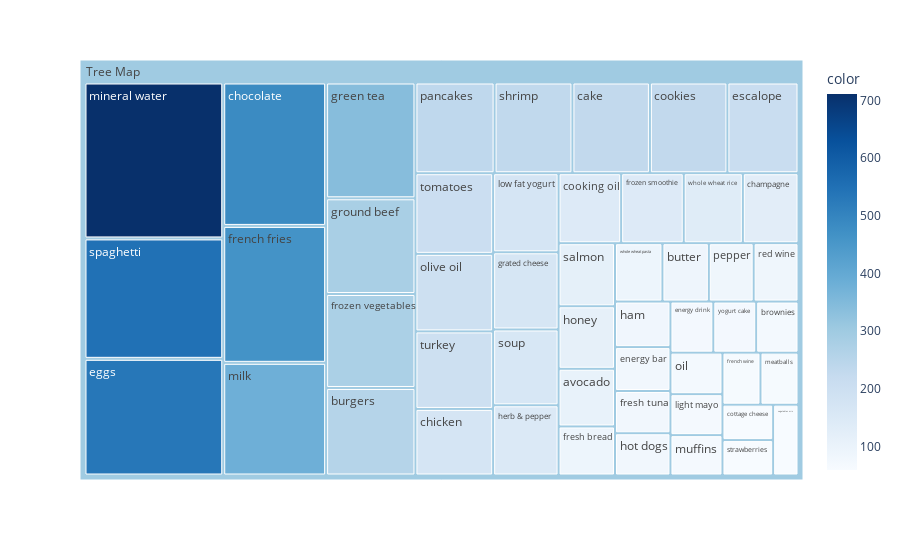

The cell this chart's notebook holds for it:
### Markdown cell above
We can also visualize the frequently occurring items using TreeMap:

### Code cell
# importing required module
import plotly.express as px

# to have a same origin
df_table["all"] = "Tree Map" 

# creating tree map using plotly
fig = px.treemap(df_table.head(50), path=['all', "items"], values='transactions',
                  color=df_table["transactions"].head(50), hover_data=['items'],
                  color_continuous_scale='Blues',
                )
# ploting the treemap
fig.show()

### Figure 1 — Plotly figure (JSON) as saved in the notebook; plotly's stock layout.template omitted (floating-point values rounded to 4 significant figures)
{"data": [{"branchvalues": "total", "customdata": [["avocado", 107], ["brownies", 71], ["burgers", 257], ["butter", 89], ["cake", 231], ["champagne", 128], ["chicken", 170], ["chocolate", 485], ["cookies", 231], ["cooking oil", 144], ["cottage cheese", 59], ["eggs", 532], ["energy bar", 80], ["energy drink", 72], ["escalope", 212], ["french fries", 463], ["french wine", 65], ["fresh bread", 91], ["fresh tuna", 77], ["frozen smoothie", 144], ["frozen vegetables", 276], ["grated cheese", 166], ["green tea", 340], ["ground beef", 281], ["ham", 83], ["herb & pepper", 151], ["honey", 116], ["hot dogs", 77], ["light mayo", 70], ["low fat yogurt", 170], ["meatballs", 65], ["milk", 381], ["mineral water", 711], ["muffins", 69], ["oil", 71], ["olive oil", 198], ["pancakes", 236], ["pepper", 86], ["red wine", 86], ["salmon", 117], ["shrimp", 232], ["soup", 163], ["spaghetti", 549], ["strawberries", 59], ["tomatoes", 206], ["turkey", 198], ["vegetables mix", 59], ["whole wheat pasta", 91], ["whole wheat rice", 136], ["yogurt cake", 72], ["(?)", 300.0]], "domain": {"x": [0, 1], "y": [0, 1]}, "hovertemplate": "labels=%{label}<br>transactions=%{value}<br>parent=%{parent}<br>id=%{id}<br>items=%{customdata[0]}<br>color=%{color}<extra></extra>", "ids": ["Tree Map/avocado", "Tree Map/brownies", "Tree Map/burgers", "Tree Map/butter", "Tree Map/cake", "Tree Map/champagne", "Tree Map/chicken", "Tree Map/chocolate", "Tree Map/cookies", "Tree Map/cooking oil", "Tree Map/cottage cheese", "Tree Map/eggs", "Tree Map/energy bar", "Tree Map/energy drink", "Tree Map/escalope", "Tree Map/french fries", "Tree Map/french wine", "Tree Map/fresh bread", "Tree Map/fresh tuna", "Tree Map/frozen smoothie", "Tree Map/frozen vegetables", "Tree Map/grated cheese", "Tree Map/green tea", "Tree Map/ground beef", "Tree Map/ham", "Tree Map/herb & pepper", "Tree Map/honey", "Tree Map/hot dogs", "Tree Map/light mayo", "Tree Map/low fat yogurt", "Tree Map/meatballs", "Tree Map/milk", "Tree Map/mineral water", "Tree Map/muffins", "Tree Map/oil", "Tree Map/olive oil", "Tree Map/pancakes", "Tree Map/pepper", "Tree Map/red wine", "Tree Map/salmon", "Tree Map/shrimp", "Tree Map/soup", "Tree Map/spaghetti", "Tree Map/strawberries", "Tree Map/tomatoes", "Tree Map/turkey", "Tree Map/vegetables mix", "Tree Map/whole wheat pasta", "Tree Map/whole wheat rice", "Tree Map/yogurt cake", "Tree Map"], "labels": ["avocado", "brownies", "burgers", "butter", "cake", "champagne", "chicken", "chocolate", "cookies", "cooking oil", "cottage cheese", "eggs", "energy bar", "energy drink", "escalope", "french fries", "french wine", "fresh bread", "fresh tuna", "frozen smoothie", "frozen vegetables", "grated cheese", "green tea", "ground beef", "ham", "herb & pepper", "honey", "hot dogs", "light mayo", "low fat yogurt", "meatballs", "milk", "mineral water", "muffins", "oil", "olive oil", "pancakes", "pepper", "red wine", "salmon", "shrimp", "soup", "spaghetti", "strawberries", "tomatoes", "turkey", "vegetables mix", "whole wheat pasta", "whole wheat rice", "yogurt cake", "Tree Map"], "marker": {"coloraxis": "coloraxis", "colors": [107, 71, 257, 89, 231, 128, 170, 485, 231, 144, 59, 532, 80, 72, 212, 463, 65, 91, 77, 144, 276, 166, 340, 281, 83, 151, 116, 77, 70, 170, 65, 381, 711, 69, 71, 198, 236, 86, 86, 117, 232, 163, 549, 59, 206, 198, 59, 91, 136, 72, 300.0]}, "name": "", "parents": ["Tree Map", "Tree Map", "Tree Map", "Tree Map", "Tree Map", "Tree Map", "Tree Map", "Tree Map", "Tree Map", "Tree Map", "Tree Map", "Tree Map", "Tree Map", "Tree Map", "Tree Map", "Tree Map", "Tree Map", "Tree Map", "Tree Map", "Tree Map", "Tree Map", "Tree Map", "Tree Map", "Tree Map", "Tree Map", "Tree Map", "Tree Map", "Tree Map", "Tree Map", "Tree Map", "Tree Map", "Tree Map", "Tree Map", "Tree Map", "Tree Map", "Tree Map", "Tree Map", "Tree Map", "Tree Map", "Tree Map", "Tree Map", "Tree Map", "Tree Map", "Tree Map", "Tree Map", "Tree Map", "Tree Map", "Tree Map", "Tree Map", "Tree Map", ""], "type": "treemap", "values": [107, 71, 257, 89, 231, 128, 170, 485, 231, 144, 59, 532, 80, 72, 212, 463, 65, 91, 77, 144, 276, 166, 340, 281, 83, 151, 116, 77, 70, 170, 65, 381, 711, 69, 71, 198, 236, 86, 86, 117, 232, 163, 549, 59, 206, 198, 59, 91, 136, 72, 9223]}], "layout": {"coloraxis": {"colorbar": {"title": {"text": "color"}}, "colorscale": [[0, "rgb(247,251,255)"], [0.125, "rgb(222,235,247)"], [0.25, "rgb(198,219,239)"], [0.375, "rgb(158,202,225)"], [0.5, "rgb(107,174,214)"], [0.625, "rgb(66,146,198)"], [0.75, "rgb(33,113,181)"], [0.875, "rgb(8,81,156)"], [1, "rgb(8,48,107)"]]}, "legend": {"tracegroupgap": 0}, "margin": {"t": 60}}}
